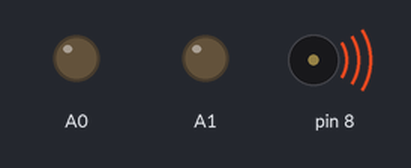
The sketch below on a simulated Arduino Uno, built with avr-gcc and run on an emulated ATmega328P. On the bench: output pins drawn as LEDs (lit = HIGH), buzzer (waves = sounding).

Above: at 0.2 s.
Timing chart, 0 to 3.0 s (numbered marks = the images above):
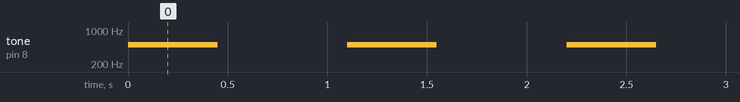

The sketch:

music.ino
```cpp
void setup() {
  pinMode(A0, OUTPUT);
  pinMode(8, OUTPUT);
  pinMode(A1, OUTPUT);
}
void loop() {
  tone(8, 500, 450);
  delay(450);
  pinMode(A0, HIGH);
  delay(100);
  pinMode(A1, HIGH);

  tone(8, 0, 450);
  delay(450);
  pinMode(A1, LOW);
  delay(100);
  pinMode(A0, LOW);
}
```

Measured:
- by itself, tone on pin 8: alternates 500 Hz for 0.45 s and silent for 0.65 s
